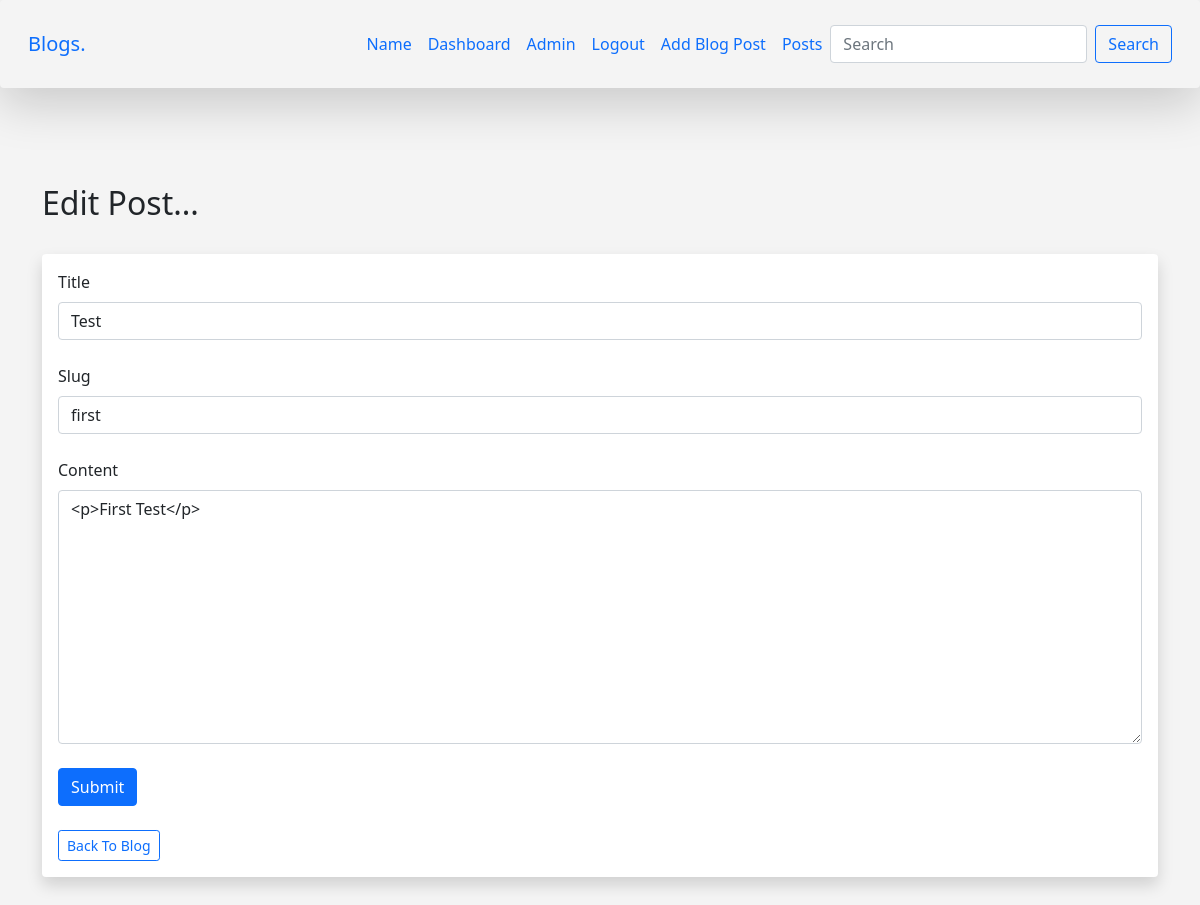
/posts/edit/1 (signed in), run on the app's committed database.
### app.py (models this page shows)
class Posts(db.Model):
	id = db.Column(db.Integer, primary_key=True)
	title = db.Column(db.String(255))
	content = db.Column(db.Text)
	date_posted = db.Column(db.DateTime, default=datetime.utcnow)
	slug = db.Column(db.String(255))
	poster_id = db.Column(db.Integer, db.ForeignKey('users.id'))

### app.py (the view, shortened to what this page needs)
@app.route('/posts/edit/<int:id>', methods=['GET', 'POST'])
@login_required
def edit_post(id):
	post = Posts.query.get_or_404(id)
	form = PostForm()
	if current_user.id == post.poster_id or current_user.id == 1:
		form.title.data = post.title
		form.slug.data = post.slug
		form.content.data = post.content
		return render_template('edit_post.html', form=form)
	else:
		flash("You Aren't Authorized To Edit This Post...")
		posts = Posts.query.order_by(Posts.date_posted)
		return render_template("posts.html", posts=posts)

### webforms.py
class PostForm(FlaskForm):
	title = StringField("Title", validators=[DataRequired()])
	content = CKEditorField('Content', validators=[DataRequired()])
	slug = StringField("Slug", validators=[DataRequired()])
	submit = SubmitField("Submit")

class SearchForm(FlaskForm):
	searched = StringField("Searched", validators=[DataRequired()])
	submit = SubmitField("Submit")

### app.py (called while the page is built)
@login_manager.user_loader
def load_user(user_id):
	return Users.query.get(int(user_id))

@app.context_processor
def base():
	form = SearchForm()
	return dict(form=form)

### templates/edit_post.html (shortened to what this page needs)
{% extends 'base.html' %}
{% block content %}
<br/>
<h2>Edit Post...</h2>
<br/>
<div class="shadow p-3 mb-5 bg-body rounded">
	<form method="POST">
		{{ form.title.label(class="form-label") }}
		{{ form.title(class="form-control") }}
		<br/>
		{{ form.slug.label(class="form-label") }}
		{{ form.slug(class="form-control") }}
		<br/>
		{{ form.content.label(class="form-label") }}
		{{ form.content(class="form-control", rows="10") }}
		<br/>
		{{ form.submit(class="btn btn-primary") }}
	</form>
	<a href="{{ url_for('posts')}}" class="btn btn-outline-primary btn-sm">Back To Blog</a>
</div>
{% endblock %}

### static/css/style.css (style rules this page uses)
body { background: #f4f4f4; }

### data on the page
Posts: title "Test", slug "first", content "<p>First Test</p>"
